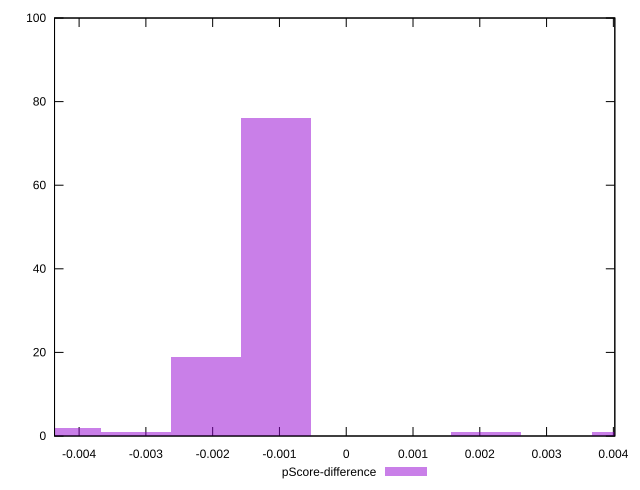

gnuplot code for this plot:
reset

$pScoreDifference <<EOF
0.00209894883060114 1
-0.00104947441530057 76
-0.00209894883060114 19
-0.00419789766120228 2
-0.0031484232459017105 1
0.00419789766120228 1
EOF

set key outside below
set boxwidth 0.00104947441530057
set xrange [-0.004367882772181142:0.004021920572254339]
set yrange [0:100]
set trange [0:100]
set style fill transparent solid 0.5 noborder
set terminal svg size 640, 490 enhanced background rgb 'white'
set output "reports/report_00031_2021-02-24T23-18-18.084Z/speed-index/samples/card/pScore-difference/histogram.svg"

plot $pScoreDifference title "pScore-difference" with boxes

reset
